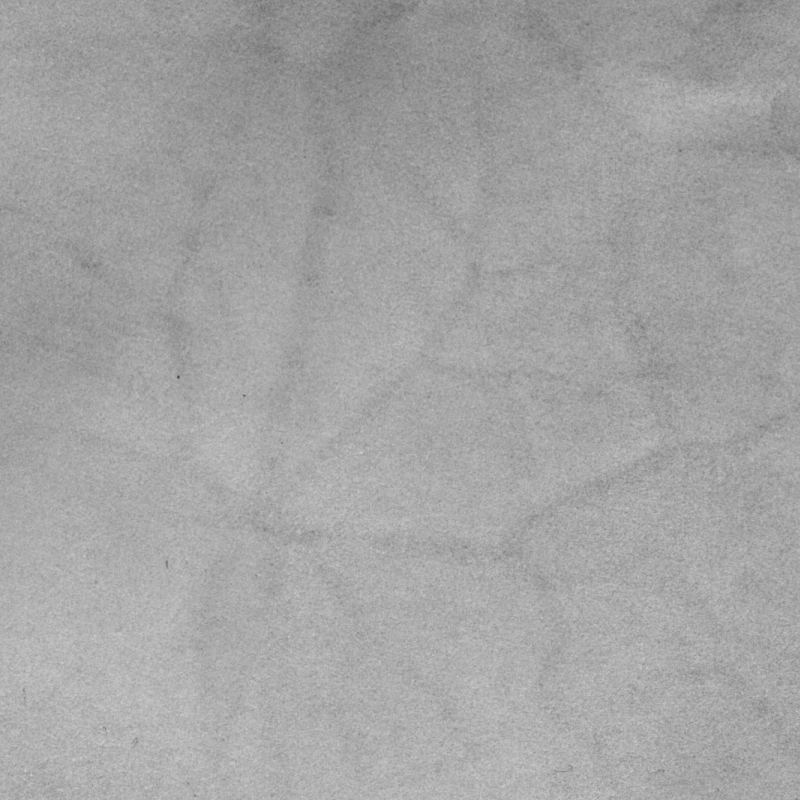
#> input picture skin9b.tif, 800 x 800 px
$ python -i modules_no_st.py   (imports and definitions only)
#> lines starting #> are read from the running program, lines starting #| are printed output that depends on the picture
#> further down, picture is the input picture: shape (800, 800, 3); min 73, max 205, mean 164.1
# necessary imports
import cv2 as cv
import numpy as np
from skimage.filters import gaussian

def sobel(image):
    return cv.Sobel(image, cv.CV_64F, 1, 0, ksize=5), cv.Sobel(image, cv.CV_64F, 0, 1, ksize=5)


def structure_tensor_calc(image):
    I_x, I_y = sobel(image)
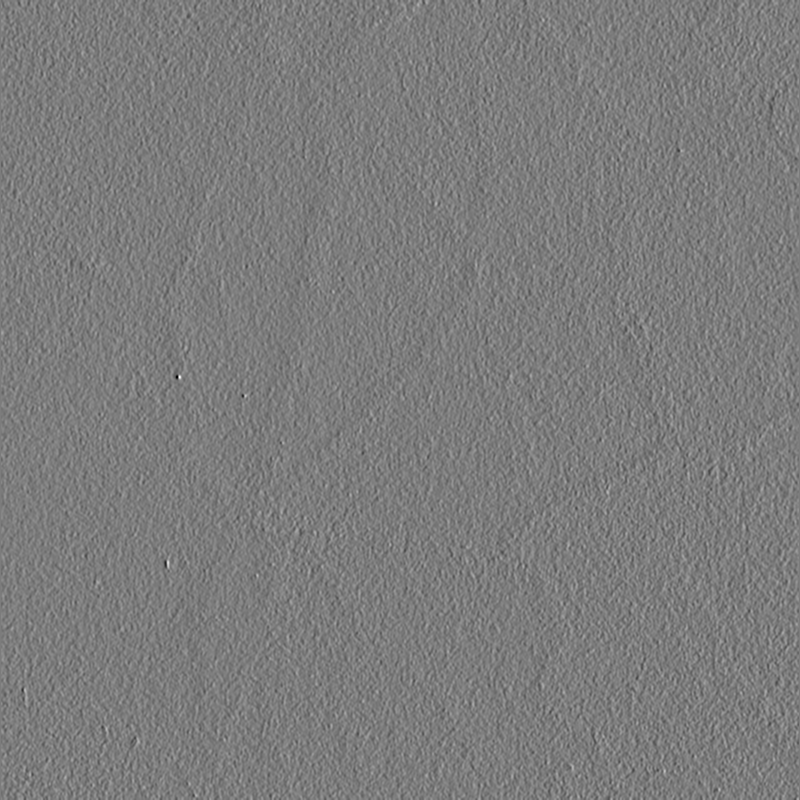
#> I_x: shape (800, 800, 3) float64; min -2862, max 2998, mean -0.7; drawn with min black and max white
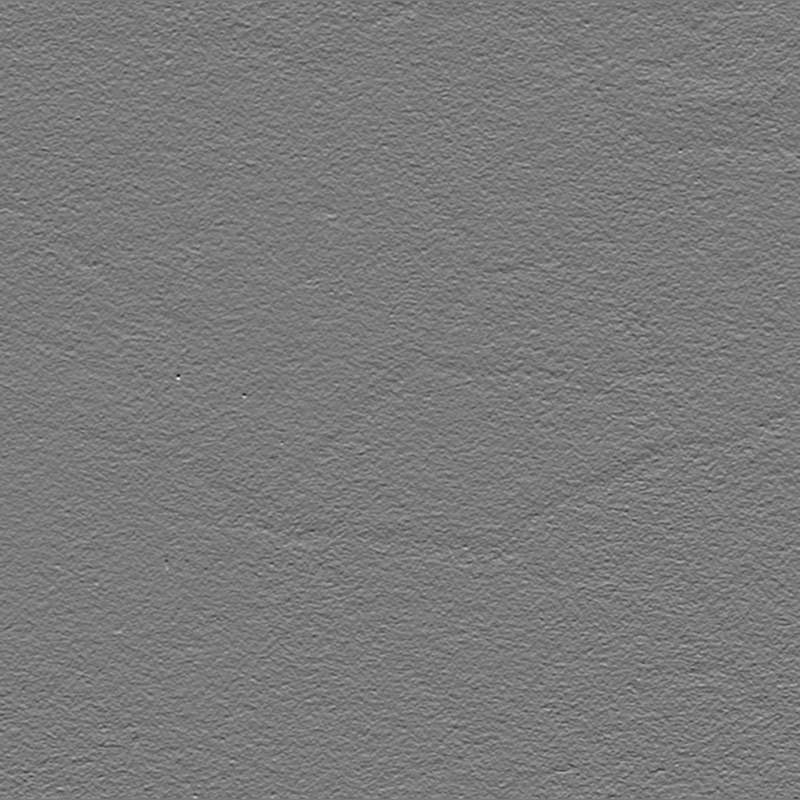
#> I_y: shape (800, 800, 3) float64; min -2761, max 2983, mean 4.4; drawn with min black and max white

    # structure tensor
    mu_20 = I_x ** 2
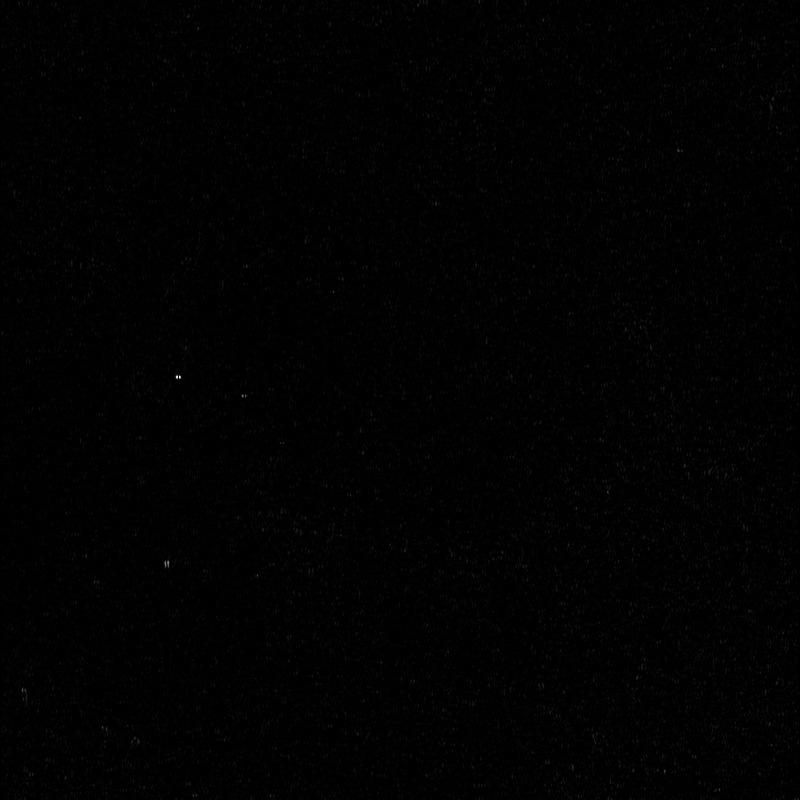
#> mu_20: shape (800, 800, 3) float64; min 0, max 8988004, mean 64489.9; drawn with min black and max white
    mu_02 = I_y ** 2

    # k_20_real, k_20_im, k_11
    return mu_20 - mu_02, 2 * I_x * I_y, mu_20 + mu_02

def kval_gaussian(k_20_re, k_20_im, k_11, sigma):
    max_std = 3.0 # cut off gaussian after 3 standard deviations
    return gaussian(k_20_re, sigma=sigma, truncate=max_std), gaussian(k_20_im, sigma=sigma, truncate=max_std), gaussian(k_11, sigma=sigma, truncate=max_std)


def coh_ang_calc(image, sigma_inner=2, epsilon=1e-3, kernel_radius=3):
    # image: 2d grayscale image, perchance already mean downscaled a bit
    # sigma_outer: sigma for gradient detection
    # sigma_inner: sigma controlling bandwidth of angles detected
    # epsilon: prevent div0 error for coherence
    # kernel_radius: kernel size for gaussians - kernel will be 2*kernel_radius + 1 wide

    k_20_re, k_20_im, k_11 = structure_tensor_calc(image)
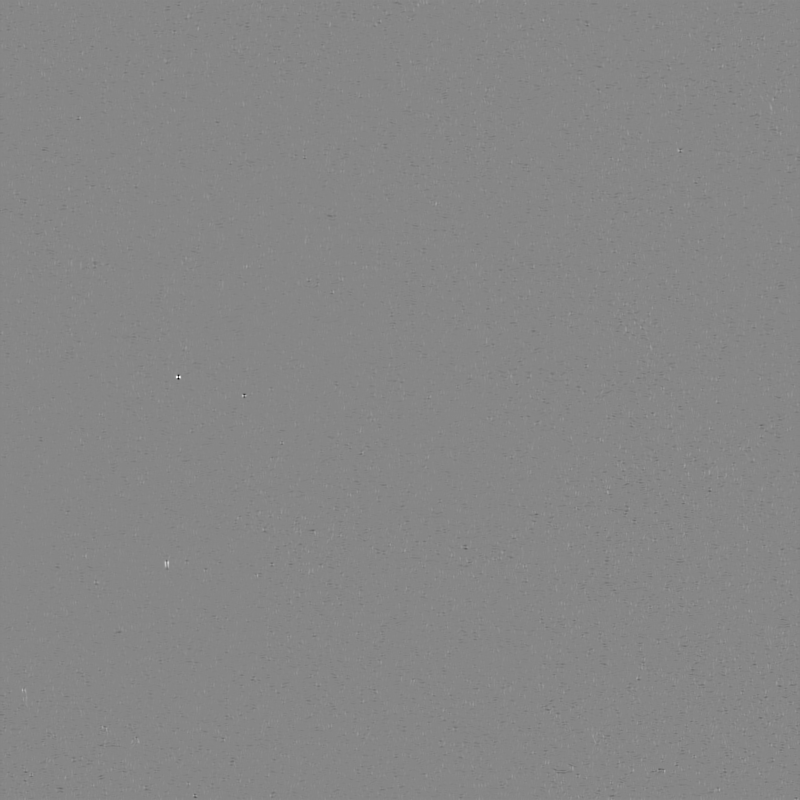
#> k_20_re: shape (800, 800, 3) float64; min -8888088, max 7918848, mean -9191; drawn with min black and max white

    # this is sampling local area with w(p)
    k_20_re, k_20_im, k_11 = kval_gaussian(k_20_re, k_20_im, k_11, sigma_inner)
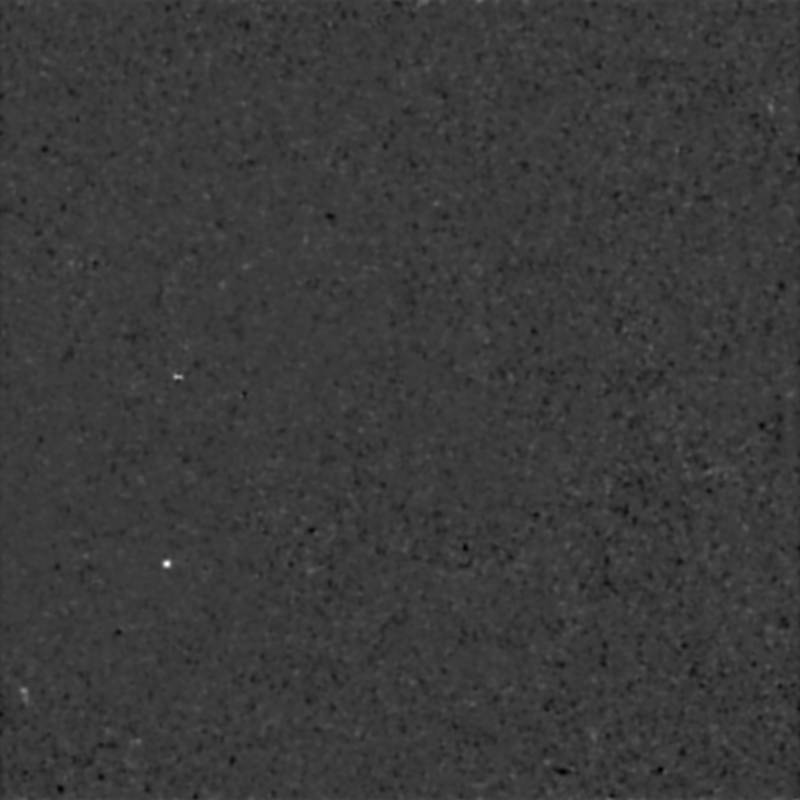
#> k_20_re: shape (800, 800, 3) float64; min -472584, max 1530891.7, mean -9170.9; drawn with min black and max white
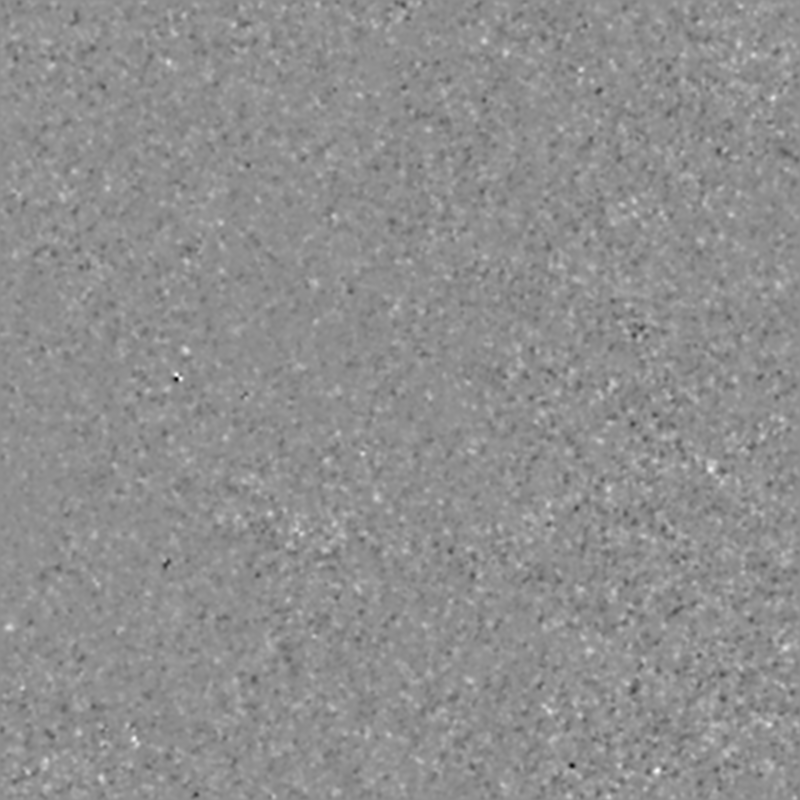
#> k_20_im: shape (800, 800, 3) float64; min -569456.9, max 446593.5, mean 2517.9; drawn with min black and max white

    # return coherence (|k_20|/k_11), orientation (angle of k_20)
    return (k_20_re ** 2 + k_20_im ** 2) / (k_11 + epsilon) ** 2, np.arctan2(k_20_im, k_20_re)


# get rbg of image, coherence, and angle

# [45 lines left out: functions orient_hsv, weightedHistogram, not called in this run]

>>> import cv2
>>> picture = cv2.imread('skin9b.tif')
>>> result = coh_ang_calc(picture)
